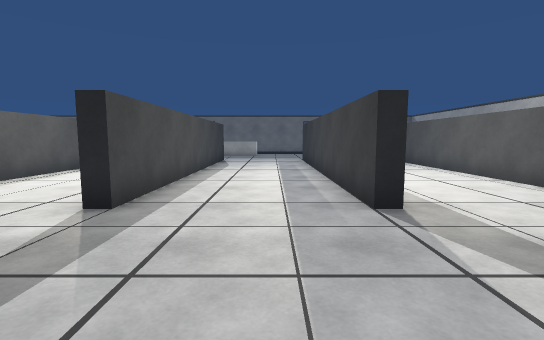
View 1 (above)

21 first-person views from a walk through a Unity game level. The camera is 1.2 m above the floor, tilts 6° down and sees 85° across. Doors are open. The floor is counted in squares, 1 m on a side. Each view is taken from the middle of a square. On the plan, view 1 faces up. The plan holds only what a view shows up to about 13 squares ahead; the rest is blank. The player character is not drawn. Surface patterns are stand-ins for the level's own textures.

View 2
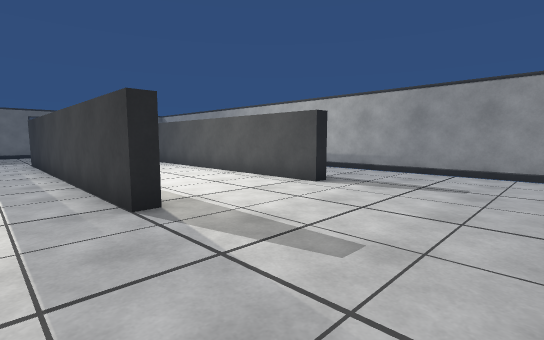

View 3
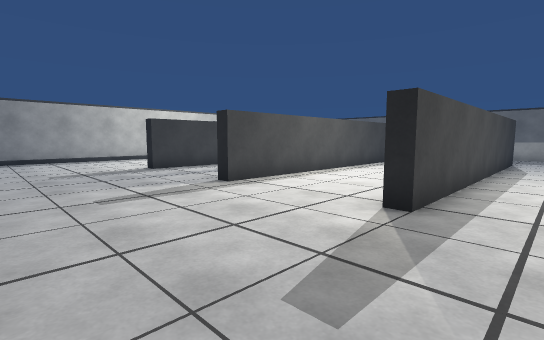

View 4
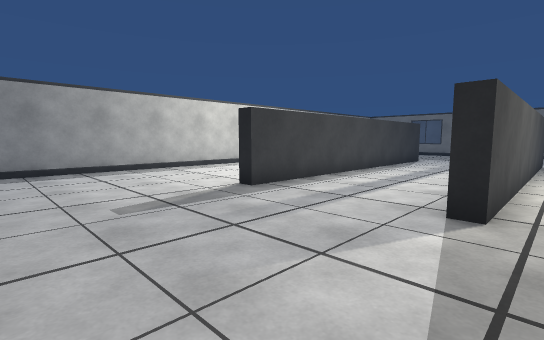

View 5
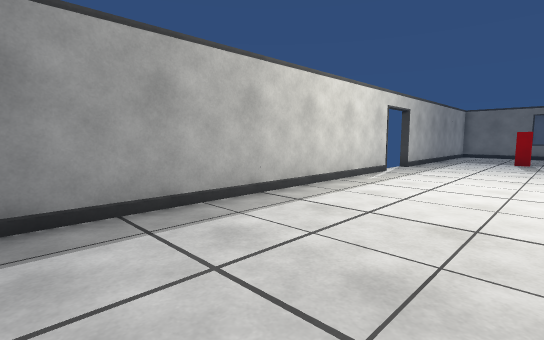

View 6
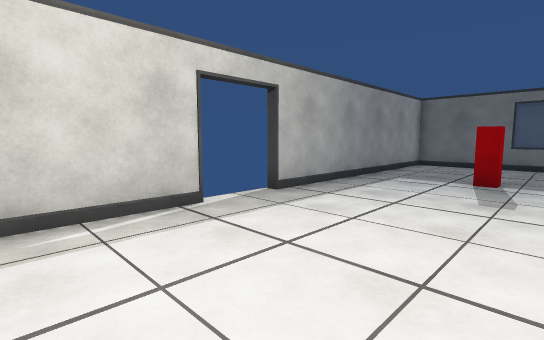

View 7
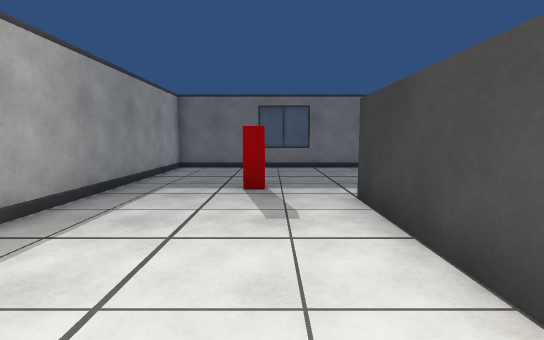

View 8
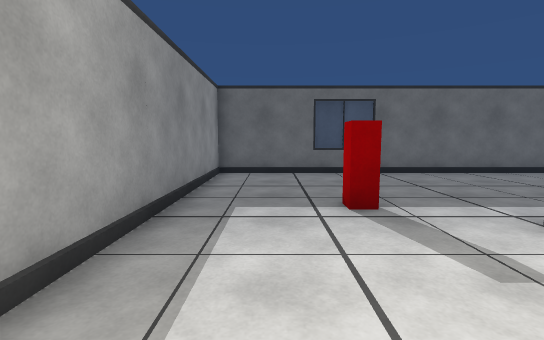

View 9
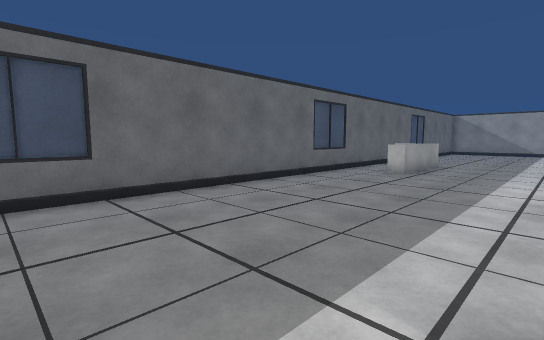

View 10
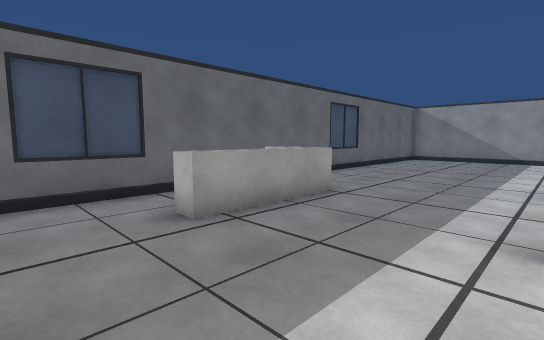

View 11
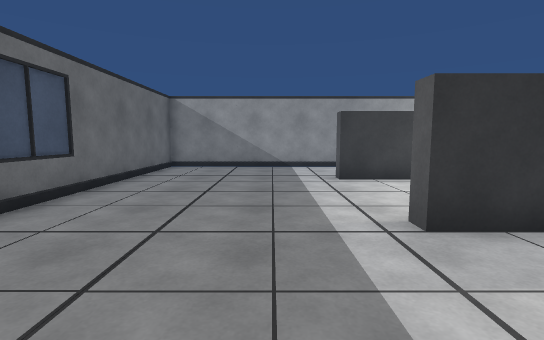

View 12
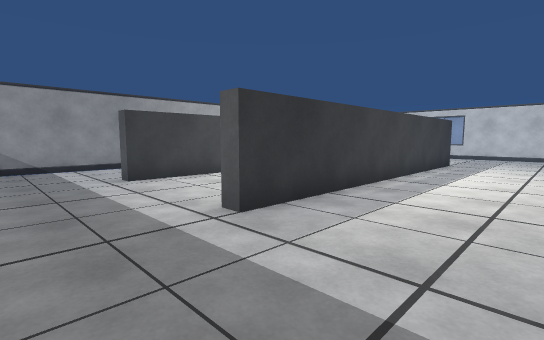

View 13
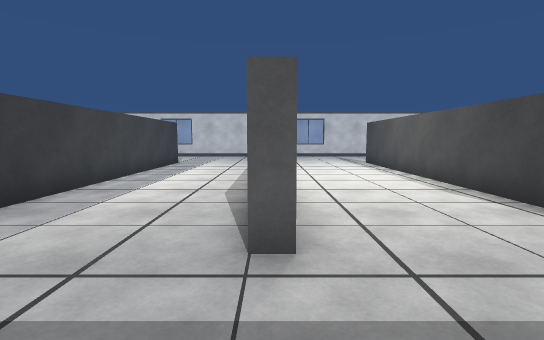

View 14
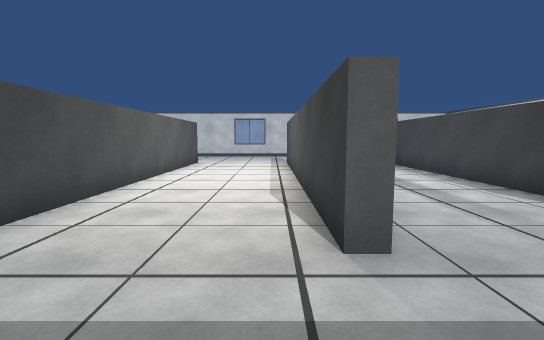

View 15
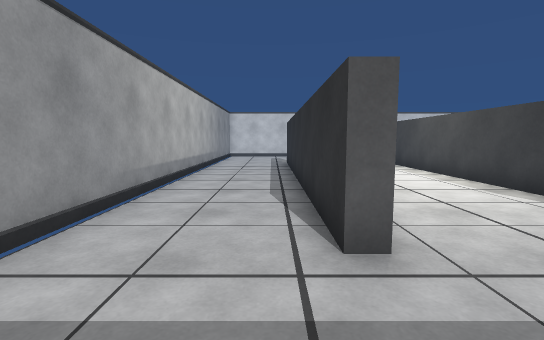

View 16
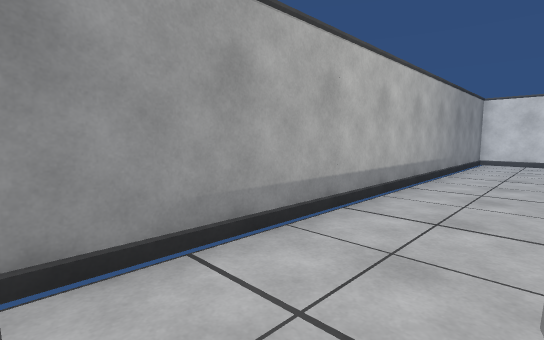

View 17
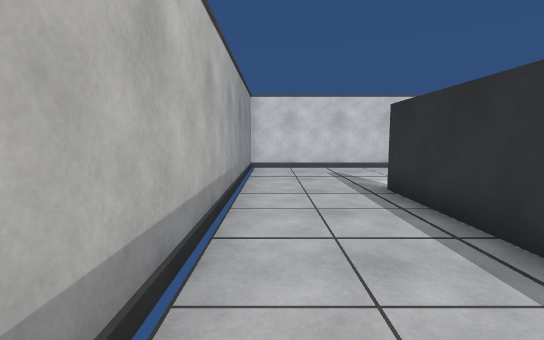

View 18
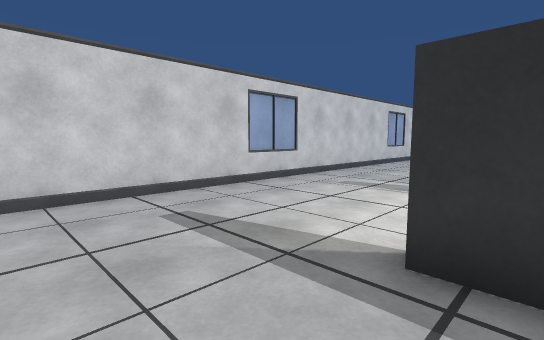

View 19
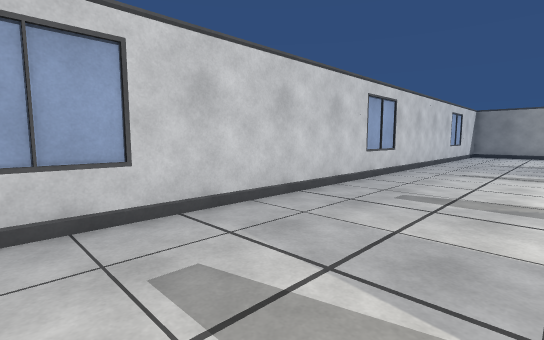

View 20
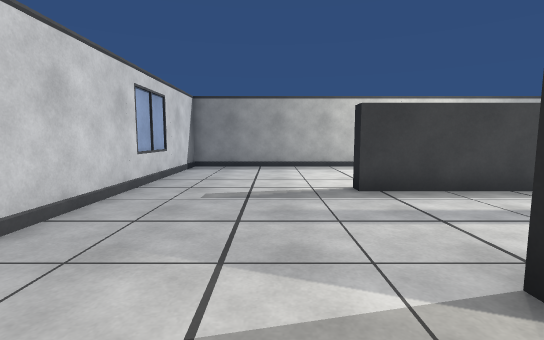

View 21
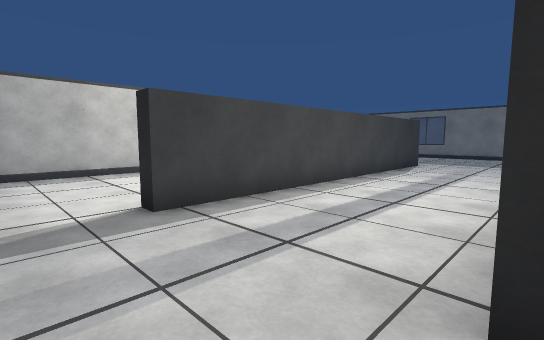

### Floor plan
Points are (right, up) in squares from view 1. A wall is a line through its corners. A room is listed if a view was taken in it or the views show most of it. See-through windows are left out.
Room 1 (views 1, 2, 3, 4, 5, 6, 7, 8, 9, 10, 11, 12, 13, 14, 15, 16, 17, 18, 19, 20, 21)
walls: (-3.3, 6.9) (-3.3, 16); (-3.4, 17) (-2.7, 17) (-2.7, 5) (-3.2, 5); (2.2, 13.9) (2.2, 6.9); (-8.4, 17) (-7.8, 17) (-7.8, 5) (-8.2, 5); (2.4, 5) (1.7, 5) (1.7, 17) (2.2, 17); (-13.2, 12.8) (-13.2, 17); (-12.7, 16.8) (-12.7, 5) (-13.2, 5); (6.8, 5) (6.8, 17) (7.2, 17) (7.2, 5) (6.8, 5); (-18.9, 12.1) (-18.9, -0.4) (10.9, -0.4) (10.9, 23.4) (-18.9, 23.4) (-18.9, 14)
low walls: (-1, 20.9) (-4.7, 20.9) (-4.7, 21.5)
ways out: open door at (-19, 13)
objects: red block (-16, 18) to (-15, 18)

Where each view was taken, in squares from view 1:
view 1: 0 up, 0 right, facing up
view 2: 0 up, 0 right, facing up-right
view 3: 0 up, 1 left, facing up-left
view 4: 0 up, 7 left, facing up-left
view 5: 1 up, 14 left, facing up-left
view 6: 9 up, 14 left, facing up-left
view 7: 11 up, 15 left, facing up
view 8: 13 up, 17 left, facing up
view 9: 17 up, 15 left, facing up-right
view 10: 17 up, 7 left, facing up-right
view 11: 19 up, 2 left, facing right
view 12: 20 up, 2 left, facing down-right
view 13: 20 up, 3 left, facing down
view 14: 20 up, 7 left, facing down
view 15: 20 up, 8 right, facing down
view 16: 16 up, 8 right, facing down-right
view 17: 12 up, 10 right, facing down
view 18: 6 up, 10 right, facing down-left
view 19: 4 up, 4 right, facing down-left
view 20: 3 up, 6 left, facing left
view 21: 3 up, 8 left, facing up-left
